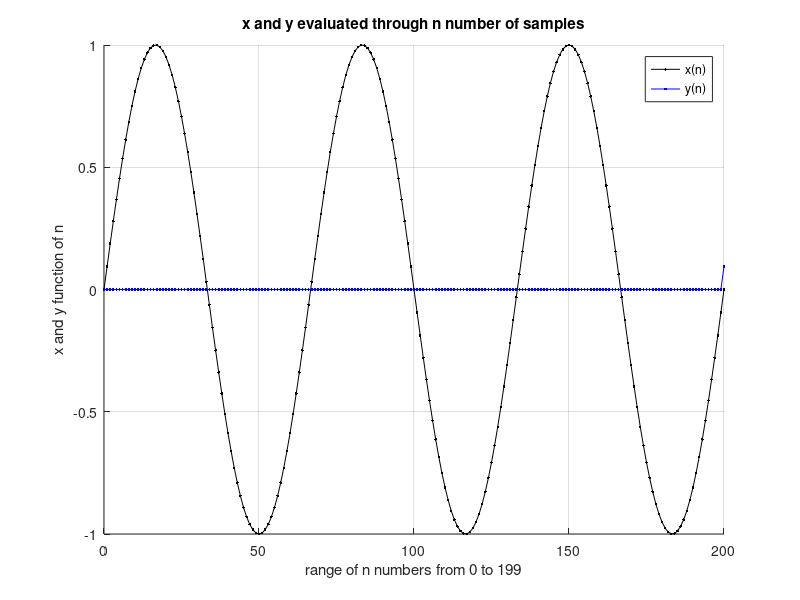

Source code (MATLAB):
n = 0:200;
n1 = transpose(n);
x = sin(3*pi*n1/100);           %force loaded input value (sorry ma'am :c )
    
for a = length(n1)              %Conditional statement acting as a piecewise function
    if (n1(a) == 0)             %Changing equation as it goes through n
        y(a) = (-1.5*x(a)) + (2*x(a+1)) - (0.5*x(a+2));
    elseif (n1(a) > 0)&&(n1(a)<=198)
        y(a) = (0.5*x(a+1)) - (0.5*x(a-1));
    else 
        y(a) = 1.5*x(a) - (2*x(a-1)) + (0.5*x(a-2));
    end
end
grid on                 %Plot commands to plot the legends,titles,labels
hold on                 %of x and y with respect to n
plot(n1,x,'k.-')
plot(n1,y,'b.-')
legend('x(n)','y(n)')
title('x and y evaluated through n number of samples')
xlabel('range of n numbers from 0 to 199')
ylabel('x and y function of n')
